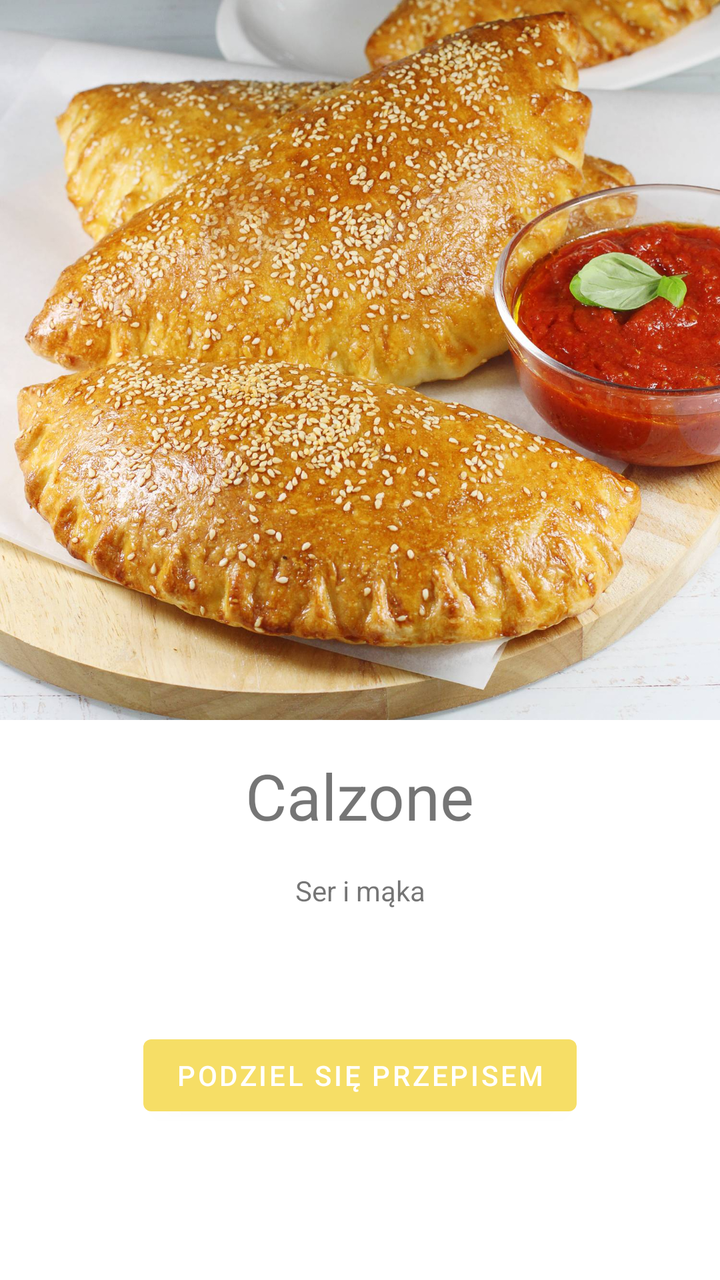
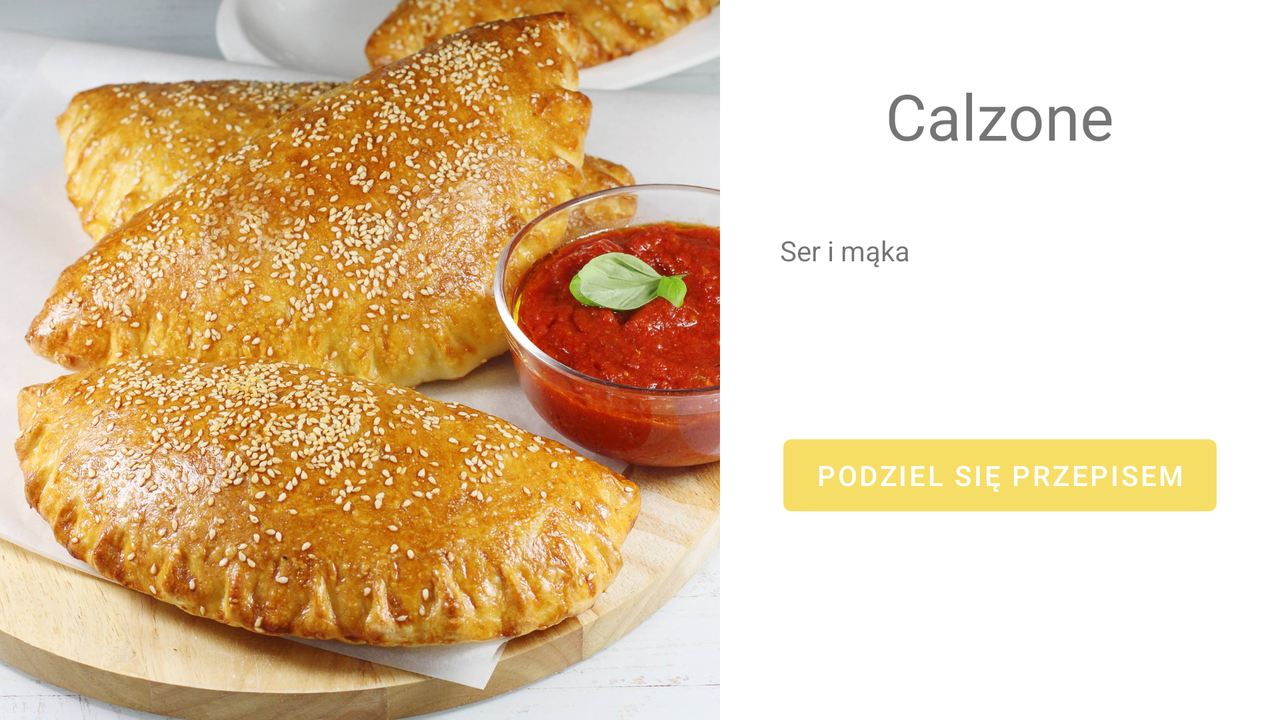

One screen, two layout resources from the same app: the default and the repository's alternative for another configuration. Each is rendered where Android would select it; the XML of both is given below.
<!-- AndroidManifest.xml: application theme Theme.Cook_book -->
<!-- res/layout/activity_przepis.xml -->
<?xml version="1.0" encoding="utf-8"?>
<androidx.constraintlayout.widget.ConstraintLayout xmlns:android="http://schemas.android.com/apk/res/android"
    xmlns:app="http://schemas.android.com/apk/res-auto"
    xmlns:tools="http://schemas.android.com/tools"
    android:layout_width="match_parent"
    android:layout_height="match_parent"
    tools:context=".PrzepisActivity">

    <ImageView
        android:id="@+id/imageView"
        android:layout_width="0dp"
        android:layout_height="wrap_content"
        android:adjustViewBounds="true"
        app:layout_constraintStart_toStartOf="parent"
        app:layout_constraintEnd_toEndOf="parent"
        app:layout_constraintTop_toTopOf="parent"
        app:srcCompat="@drawable/calzone1" />

    <TextView
        android:id="@+id/textViewTytul"
        android:layout_width="wrap_content"
        android:layout_height="wrap_content"
        app:layout_constraintStart_toStartOf="parent"
        app:layout_constraintEnd_toEndOf="parent"
        app:layout_constraintTop_toBottomOf="@id/imageView"
        app:layout_constraintBottom_toTopOf="@id/textViewSklad"
        android:text="Calzone"
        android:textSize="32sp"/>

    <TextView
        android:id="@+id/textViewSklad"
        android:layout_width="wrap_content"
        android:layout_height="wrap_content"
        app:layout_constraintStart_toStartOf="parent"
        app:layout_constraintEnd_toEndOf="parent"
        app:layout_constraintTop_toTopOf="@id/textViewTytul"
        app:layout_constraintBottom_toTopOf="@id/button"
        android:text="Ser i mąka" />

    <Button
        android:id="@+id/button"
        android:layout_width="wrap_content"
        android:layout_height="wrap_content"
        app:layout_constraintStart_toStartOf="parent"
        app:layout_constraintEnd_toEndOf="parent"
        app:layout_constraintTop_toTopOf="@id/textViewSklad"
        app:layout_constraintBottom_toBottomOf="parent"
        android:text="Podziel się przepisem" />
</androidx.constraintlayout.widget.ConstraintLayout>
<!-- resources referenced by this layout -->
<resources>
  <!-- drawable calzone1: png bitmap (drawable, 349735 bytes) -->
  <style name="Theme.Cook_book" parent="Theme.MaterialComponents.DayNight.DarkActionBar">
          
          <item name="colorPrimary">#F6DE66</item>
          <item name="colorPrimaryVariant">#F6DE66</item>
          <item name="colorOnPrimary">@color/white</item>
          
          <item name="colorSecondary">@color/teal_200</item>
          <item name="colorSecondaryVariant">@color/teal_700</item>
          <item name="colorOnSecondary">@color/black</item>
          
          <item name="android:statusBarColor">?attr/colorPrimaryVariant</item>
          
      </style>
</resources>
<!-- res/layout-land/activity_przepis.xml (the repository's variant of the layout above) -->
<!-- drawn on the phone turned sideways -->
<?xml version="1.0" encoding="utf-8"?>
<androidx.constraintlayout.widget.ConstraintLayout xmlns:android="http://schemas.android.com/apk/res/android"
    xmlns:app="http://schemas.android.com/apk/res-auto"
    xmlns:tools="http://schemas.android.com/tools"
    android:layout_width="match_parent"
    android:layout_height="match_parent"
    tools:context=".PrzepisActivity">

    <ImageView
        android:id="@+id/imageView"
        android:layout_width="wrap_content"
        android:layout_height="0dp"
        android:adjustViewBounds="true"
        app:layout_constraintStart_toStartOf="parent"
        app:layout_constraintEnd_toStartOf="@id/textViewSklad"
        app:layout_constraintTop_toTopOf="parent"
        app:srcCompat="@drawable/calzone1" />

    <TextView
        android:id="@+id/textViewTytul"
        android:layout_width="wrap_content"
        android:layout_height="wrap_content"
        app:layout_constraintStart_toEndOf="@id/imageView"
        app:layout_constraintEnd_toEndOf="parent"
        app:layout_constraintTop_toTopOf="parent"
        app:layout_constraintBottom_toTopOf="@id/textViewSklad"
        android:text="Calzone"
        android:textSize="32sp"/>

    <TextView
        android:id="@+id/textViewSklad"
        android:layout_width="0dp"
        android:layout_height="wrap_content"
        android:layout_marginStart="30dp"
        android:layout_marginEnd="20dp"
        android:paddingEnd="20dp"
        android:text="Ser i mąka"
        app:layout_constraintLeft_toLeftOf="@id/textViewTytul"
        app:layout_constraintRight_toRightOf="@id/button"
        app:layout_constraintBottom_toTopOf="@id/button"
        app:layout_constraintEnd_toEndOf="parent"
        app:layout_constraintStart_toEndOf="@id/imageView"
        app:layout_constraintTop_toTopOf="@id/textViewTytul"

        />

    <Button
        android:id="@+id/button"
        android:layout_width="wrap_content"
        android:layout_height="wrap_content"
        app:layout_constraintEnd_toEndOf="parent"
        app:layout_constraintTop_toTopOf="@id/textViewSklad"
        app:layout_constraintBottom_toBottomOf="parent"
        app:layout_constraintStart_toEndOf="@id/imageView"
        android:text="Podziel się przepisem" />
</androidx.constraintlayout.widget.ConstraintLayout>
